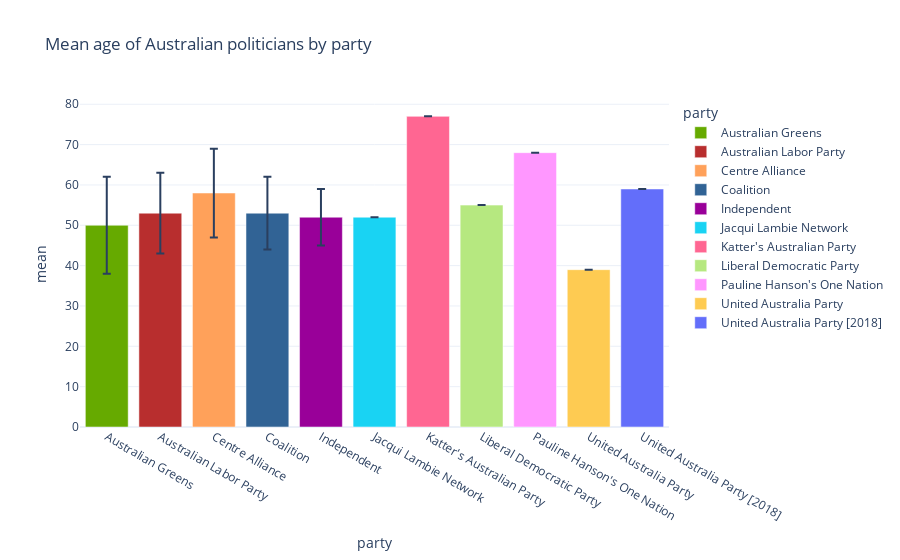

Source (notebook cell):
### Markdown cell above
Mean age of each current party

### Code cell
# calculate members age using their date of birth grouped by party
from datetime import date

today = date.today()
members["age"] = pd.to_datetime(members["dob"]).apply(
    lambda x: today.year - x.year - ((today.month, today.day) < (x.month, x.day)))
member_ages = members.groupby(["party"]).agg({"age": ["mean", "std"]})
member_ages.columns = member_ages.columns.droplevel(0)
member_ages = member_ages.reset_index()
member_ages["mean"] = member_ages["mean"].round(0)
member_ages["std"] = member_ages["std"].round(0)
px.bar(member_ages, x="party", y="mean", error_y="std", title="Mean age of Australian politicians by party", color="party", color_discrete_map=PARTY_COLOUR_MAP)

### Figure 1 — Plotly figure (JSON) as saved in the notebook; plotly's stock layout.template omitted (floating-point values rounded to 4 significant figures)
{"data": [{"alignmentgroup": "True", "error_y": {"array": [12.0]}, "hovertemplate": "party=%{x}<br>mean=%{y}<extra></extra>", "legendgroup": "Australian Greens", "marker": {"color": "#66AA00", "pattern": {"shape": ""}}, "name": "Australian Greens", "offsetgroup": "Australian Greens", "orientation": "v", "showlegend": true, "textposition": "auto", "x": ["Australian Greens"], "xaxis": "x", "y": [50.0], "yaxis": "y", "type": "bar"}, {"alignmentgroup": "True", "error_y": {"array": [10.0]}, "hovertemplate": "party=%{x}<br>mean=%{y}<extra></extra>", "legendgroup": "Australian Labor Party", "marker": {"color": "#B82E2E", "pattern": {"shape": ""}}, "name": "Australian Labor Party", "offsetgroup": "Australian Labor Party", "orientation": "v", "showlegend": true, "textposition": "auto", "x": ["Australian Labor Party"], "xaxis": "x", "y": [53.0], "yaxis": "y", "type": "bar"}, {"alignmentgroup": "True", "error_y": {"array": [11.0]}, "hovertemplate": "party=%{x}<br>mean=%{y}<extra></extra>", "legendgroup": "Centre Alliance", "marker": {"color": "#FFA15A", "pattern": {"shape": ""}}, "name": "Centre Alliance", "offsetgroup": "Centre Alliance", "orientation": "v", "showlegend": true, "textposition": "auto", "x": ["Centre Alliance"], "xaxis": "x", "y": [58.0], "yaxis": "y", "type": "bar"}, {"alignmentgroup": "True", "error_y": {"array": [9.0]}, "hovertemplate": "party=%{x}<br>mean=%{y}<extra></extra>", "legendgroup": "Coalition", "marker": {"color": "#316395", "pattern": {"shape": ""}}, "name": "Coalition", "offsetgroup": "Coalition", "orientation": "v", "showlegend": true, "textposition": "auto", "x": ["Coalition"], "xaxis": "x", "y": [53.0], "yaxis": "y", "type": "bar"}, {"alignmentgroup": "True", "error_y": {"array": [7.0]}, "hovertemplate": "party=%{x}<br>mean=%{y}<extra></extra>", "legendgroup": "Independent", "marker": {"color": "#990099", "pattern": {"shape": ""}}, "name": "Independent", "offsetgroup": "Independent", "orientation": "v", "showlegend": true, "textposition": "auto", "x": ["Independent"], "xaxis": "x", "y": [52.0], "yaxis": "y", "type": "bar"}, {"alignmentgroup": "True", "error_y": {"array": [0.0]}, "hovertemplate": "party=%{x}<br>mean=%{y}<extra></extra>", "legendgroup": "Jacqui Lambie Network", "marker": {"color": "#19d3f3", "pattern": {"shape": ""}}, "name": "Jacqui Lambie Network", "offsetgroup": "Jacqui Lambie Network", "orientation": "v", "showlegend": true, "textposition": "auto", "x": ["Jacqui Lambie Network"], "xaxis": "x", "y": [52.0], "yaxis": "y", "type": "bar"}, {"alignmentgroup": "True", "error_y": {"array": [null]}, "hovertemplate": "party=%{x}<br>mean=%{y}<extra></extra>", "legendgroup": "Katter's Australian Party", "marker": {"color": "#FF6692", "pattern": {"shape": ""}}, "name": "Katter's Australian Party", "offsetgroup": "Katter's Australian Party", "orientation": "v", "showlegend": true, "textposition": "auto", "x": ["Katter's Australian Party"], "xaxis": "x", "y": [77.0], "yaxis": "y", "type": "bar"}, {"alignmentgroup": "True", "error_y": {"array": [null]}, "hovertemplate": "party=%{x}<br>mean=%{y}<extra></extra>", "legendgroup": "Liberal Democratic Party", "marker": {"color": "#B6E880", "pattern": {"shape": ""}}, "name": "Liberal Democratic Party", "offsetgroup": "Liberal Democratic Party", "orientation": "v", "showlegend": true, "textposition": "auto", "x": ["Liberal Democratic Party"], "xaxis": "x", "y": [55.0], "yaxis": "y", "type": "bar"}, {"alignmentgroup": "True", "error_y": {"array": [0.0]}, "hovertemplate": "party=%{x}<br>mean=%{y}<extra></extra>", "legendgroup": "Pauline Hanson's One Nation", "marker": {"color": "#FF97FF", "pattern": {"shape": ""}}, "name": "Pauline Hanson's One Nation", "offsetgroup": "Pauline Hanson's One Nation", "orientation": "v", "showlegend": true, "textposition": "auto", "x": ["Pauline Hanson's One Nation"], "xaxis": "x", "y": [68.0], "yaxis": "y", "type": "bar"}, {"alignmentgroup": "True", "error_y": {"array": [null]}, "hovertemplate": "party=%{x}<br>mean=%{y}<extra></extra>", "legendgroup": "United Australia Party", "marker": {"color": "#FECB52", "pattern": {"shape": ""}}, "name": "United Australia Party", "offsetgroup": "United Australia Party", "orientation": "v", "showlegend": true, "textposition": "auto", "x": ["United Australia Party"], "xaxis": "x", "y": [39.0], "yaxis": "y", "type": "bar"}, {"alignmentgroup": "True", "error_y": {"array": [null]}, "hovertemplate": "party=%{x}<br>mean=%{y}<extra></extra>", "legendgroup": "United Australia Party [2018]", "marker": {"color": "#636efa", "pattern": {"shape": ""}}, "name": "United Australia Party [2018]", "offsetgroup": "United Australia Party [2018]", "orientation": "v", "showlegend": true, "textposition": "auto", "x": ["United Australia Party [2018]"], "xaxis": "x", "y": [59.0], "yaxis": "y", "type": "bar"}], "layout": {"xaxis": {"anchor": "y", "domain": [0.0, 1.0], "title": {"text": "party"}, "categoryorder": "array", "categoryarray": ["Australian Greens", "Australian Labor Party", "Centre Alliance", "Coalition", "Independent", "Jacqui Lambie Network", "Katter's Australian Party", "Liberal Democratic Party", "Pauline Hanson's One Nation", "United Australia Party", "United Australia Party [2018]"]}, "yaxis": {"anchor": "x", "domain": [0.0, 1.0], "title": {"text": "mean"}}, "legend": {"title": {"text": "party"}, "tracegroupgap": 0}, "title": {"text": "Mean age of Australian politicians by party"}, "barmode": "relative"}}
